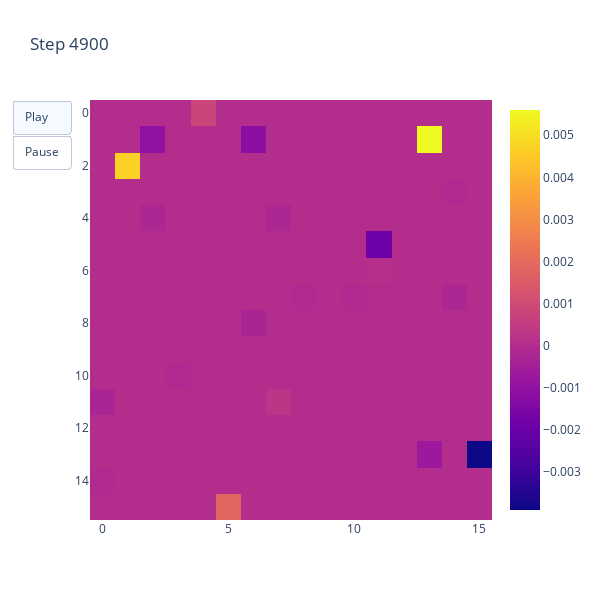

The cell this chart's notebook holds for it:
### Code cell
plot_array_evolution({x['step']:{'critic_array': x['critic_array']} for x in running_dict_list}, exp_interval=logging_interval, field='critic_array', width_plot=600, height_plot=600)

### Figure 1 — Plotly figure (JSON) as saved in the notebook; plotly's stock layout.template omitted (floating-point values rounded to 4 significant figures; data arrays with more than 128 entries replaced by an {"elided": "..."} marker saying what was removed)
{"data": [{"type": "heatmap", "z": {"elided": "16x16 float values"}}], "layout": {"height": 600, "title": {"text": "Step 4900"}, "updatemenus": [{"active": 0, "buttons": [{"args": [null], "label": "Play", "method": "animate"}, {"args": [null, {"frame": {"duration": 0, "redraw": false}, "mode": "immediate", "transition": {"duration": 0}}], "label": "Pause", "method": "animate"}], "type": "buttons"}], "width": 600, "xaxis": {"autorange": true, "range": [-0.5, 15.5]}, "yaxis": {"autorange": true, "range": [15.5, -0.5]}}}
